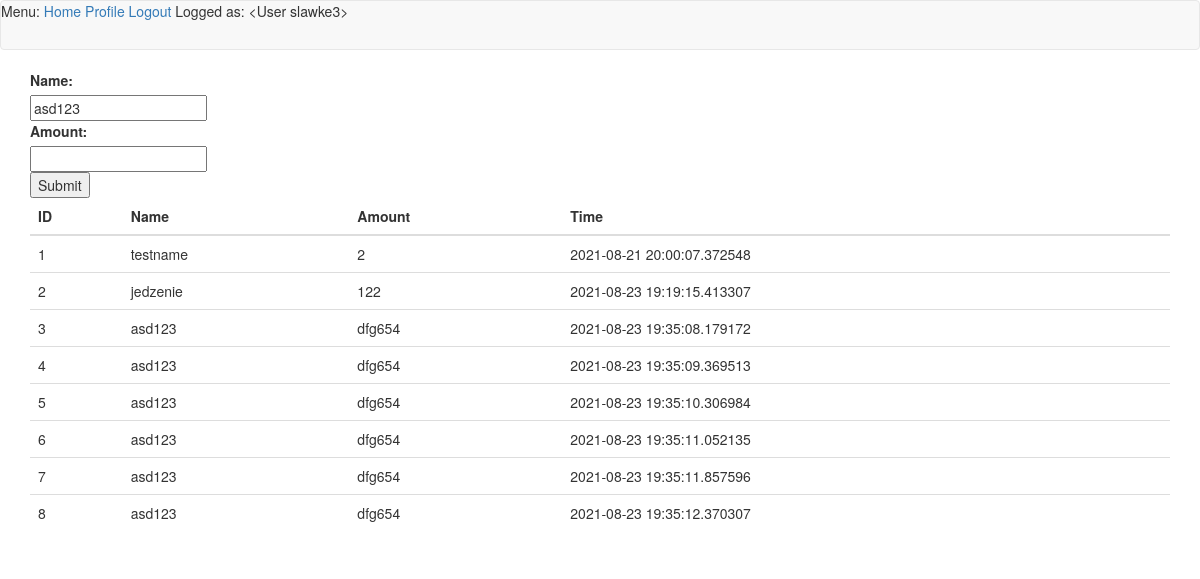
The page /add (signed in) on the database as committed earlier.
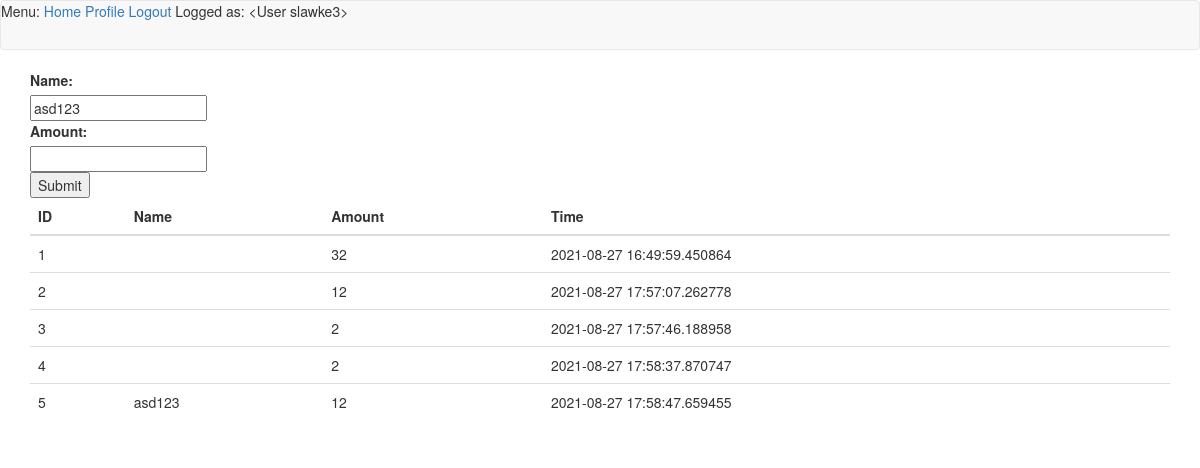
The same page on the database as committed later.
### app/models.py (models this page shows, shortened)
class User(UserMixin, db.Model):
    id = db.Column(db.Integer, primary_key=True)
    username = db.Column(db.String(64), index=True, unique=True)
    email = db.Column(db.String(120), index=True, unique=True)
    password_hash = db.Column(db.String(128))
    posts = db.relationship('Post', backref='author', lazy='dynamic')
    def __repr__(self):
        return '<User {}>'.format(self.username)

class Expenses(db.Model):
    id = db.Column(db.Integer, primary_key=True)
    name = db.Column(db.String)
    amount = db.Column(db.String(140))
    timestamp = db.Column(db.DateTime, index=True, default=datetime.utcnow)
    user_id = db.Column(db.String, db.ForeignKey('user.id')) #nullable=False eventually try
    user_nick = db.relationship('User', backref=db.backref('users', lazy=True))

### app/routes.py (the view)
@app.route('/add')
def add():
    exp = Expenses.query.all()
    return render_template('add.html', exp=exp)

### app/models.py (called while the page is built)
@login.user_loader
def load_user(id):
    return User.query.get(int(id))

### app/templates/add.html
{% extends "base.html" %}
{% import 'bootstrap/wtf.html' as wtf %}
{% block app_content %}
<body>
<form action="{{ url_for('add') }}" method="POST" role="form">
    <label for="name">Name:</label><br>
    <input type="text" id="name" name="name" value="asd123"><br>
    <label for="amount">Amount:</label><br>
    <input type="number" id="amount" name="amount" value="dfg654"><br>
    <input type="submit" value="Submit">
</form>
<table class="table table-sm ">
    <thead>
    <tr>
        <th>ID</th>
        <th>Name</th>
        <th>Amount</th>
        <th>Time</th>
    </tr>
    {% for expenses in exp %}
    <tr>
        <td>{{ expenses.id }} </a></td>
        <td>{{ expenses.name }}</td>
        <td>{{ expenses.amount }}</td>
        <td>{{ expenses.timestamp }}</td>
    </tr>
    {% endfor %}
    </thead>
</table>
</body>
{% endblock %}

### app/templates/base.html (shortened to what this page needs)
{% extends 'bootstrap/base.html' %}
{% block navbar %}
    <nav class="navbar navbar-default">
        <div>
            Menu:
            <a href="{{ url_for('index') }}">Home</a>
            {% if current_user.is_anonymous %}
            <a href="{{ url_for('login') }}">Login</a>
            <a href="{{ url_for('register') }}">Register</a>
            {% else %}
            <a href="{{ url_for('user', username=current_user.username) }}">Profile</a>
            <a href="{{ url_for('logout') }}">Logout</a>
            {% endif %}
            Logged as: {{ current_user }}
        </div>
    </nav>
{% endblock %}
{% block content %}
    <div class="container">
        {% block app_content %}{% endblock %}
    </div>
{% endblock %}

Rows that differ between the two databases and show on the page:
removed Expenses: id "6", name "asd123", amount "dfg654", timestamp "2021-08-23 19:35:11.052135"
removed Expenses: id "7", name "asd123", amount "dfg654", timestamp "2021-08-23 19:35:11.857596"
removed Expenses: id "8", name "asd123", amount "dfg654", timestamp "2021-08-23 19:35:12.370307"
changed Expenses id 1: amount "2" → "32"; timestamp "2021-08-21 20:00:07.372548" → "2021-08-27 16:49:59.450864"; name "testname" → (not shown)
changed Expenses id 2: amount "122" → "12"; timestamp "2021-08-23 19:19:15.413307" → "2021-08-27 17:57:07.262778"; name "jedzenie" → (not shown)
changed Expenses id 3: amount "dfg654" → "2"; timestamp "2021-08-23 19:35:08.179172" → "2021-08-27 17:57:46.188958"; name "asd123" → (not shown)
changed Expenses id 4: amount "dfg654" → "2"; timestamp "2021-08-23 19:35:09.369513" → "2021-08-27 17:58:37.870747"; name "asd123" → (not shown)
changed Expenses "asd123": amount "dfg654" → "12"; timestamp "2021-08-23 19:35:10.306984" → "2021-08-27 17:58:47.659455"
